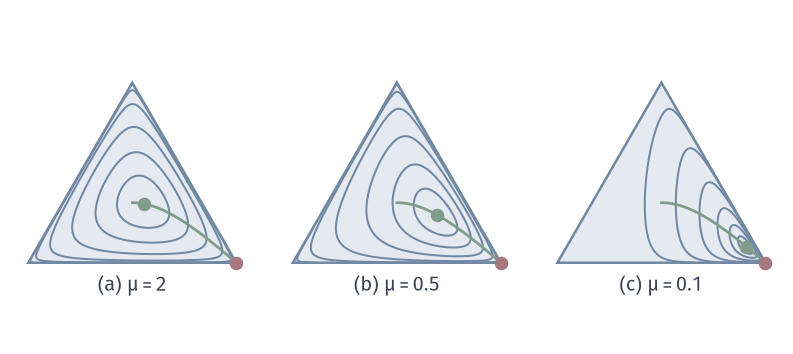

Python code for this plot:
from pathlib import Path
import sys
ROOT = next(p for p in Path(__file__).resolve().parents if (p/"build.sh").is_file() and (p/"tex/book.tex").is_file())
sys.path.insert(0, str(ROOT/"figures/05-optimization/01-linear-programming/matplotlib/lpipm-common"))
from ipm_plot import *
OUT = Path(__file__).resolve().parent

# Level sets of the barrier objective on the running triangle for three values of mu.
X, Y, x1, x2, x3 = tri_grid(700)
inside = (x1 > 1e-4) & (x2 > 1e-4) & (x3 > 1e-4)
ys = np.concatenate([-np.logspace(3, -2, 120), np.linspace(0, 1 - 1e-4, 200)]); P, M = central_run(C_RUN, ys)
fig, axs = figure(width_mm=112, height_mm=50, ncols=3)
cases = [(2., '(a) $\\mu=2$'), (.5, '(b) $\\mu=0.5$'), (.1, '(c) $\\mu=0.1$')]
facts = {}
for ax, (mu, lab) in zip(axs, cases):
    draw_tri(ax, labels=False)
    B = np.where(inside, x1 + 2 * x2 + 3 * x3 - mu * (np.log(np.where(inside, x1, 1)) + np.log(np.where(inside, x2, 1)) + np.log(np.where(inside, x3, 1))), np.nan)
    k = np.nanargmin(B); bmin = B.flat[k]
    ax.contour(X, Y, B, levels=bmin + mu * np.array([.15, .5, 1.2, 2.5, 4.5, 7.5]), colors=BLUE, linewidths=.8, zorder=2)
    i = np.argmin(np.abs(M - mu)); p = tri(P[i])
    ax.plot(*tri(P).T, color=GREEN, lw=1.1, zorder=3)
    ax.plot(*p, 'o', color=GREEN, ms=4.4, zorder=5)
    ax.plot(*V3['e1'], 'o', color=RED, ms=4.4, zorder=6, clip_on=False)
    ax.text(0, -.12, lab, ha='center', va='top', fontsize=8)
    facts[str(mu)] = P[i].tolist()
save(fig, OUT, 'figure', {'problem': 'min x1+2x2+3x3, sum x=1', 'central_points': facts})
